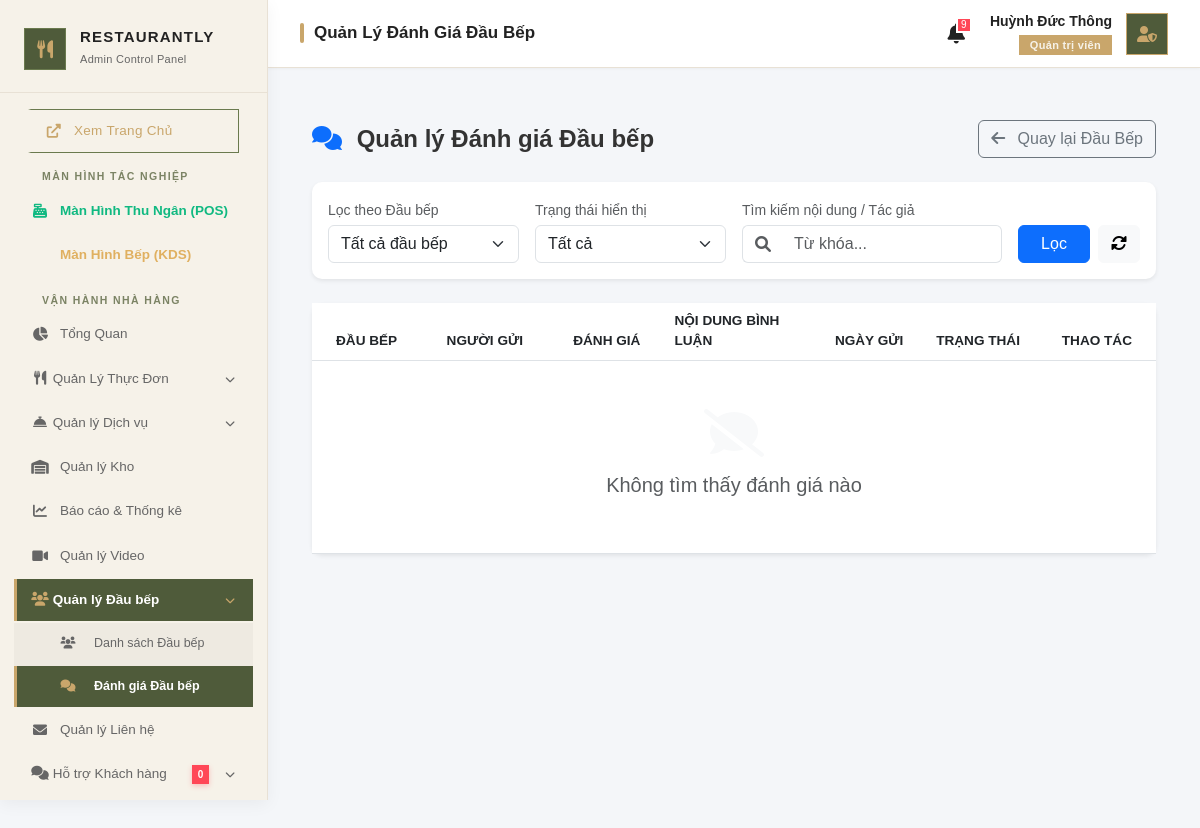
The page /admin/manage_chef_reviews.php (signed in) on the database as committed earlier.
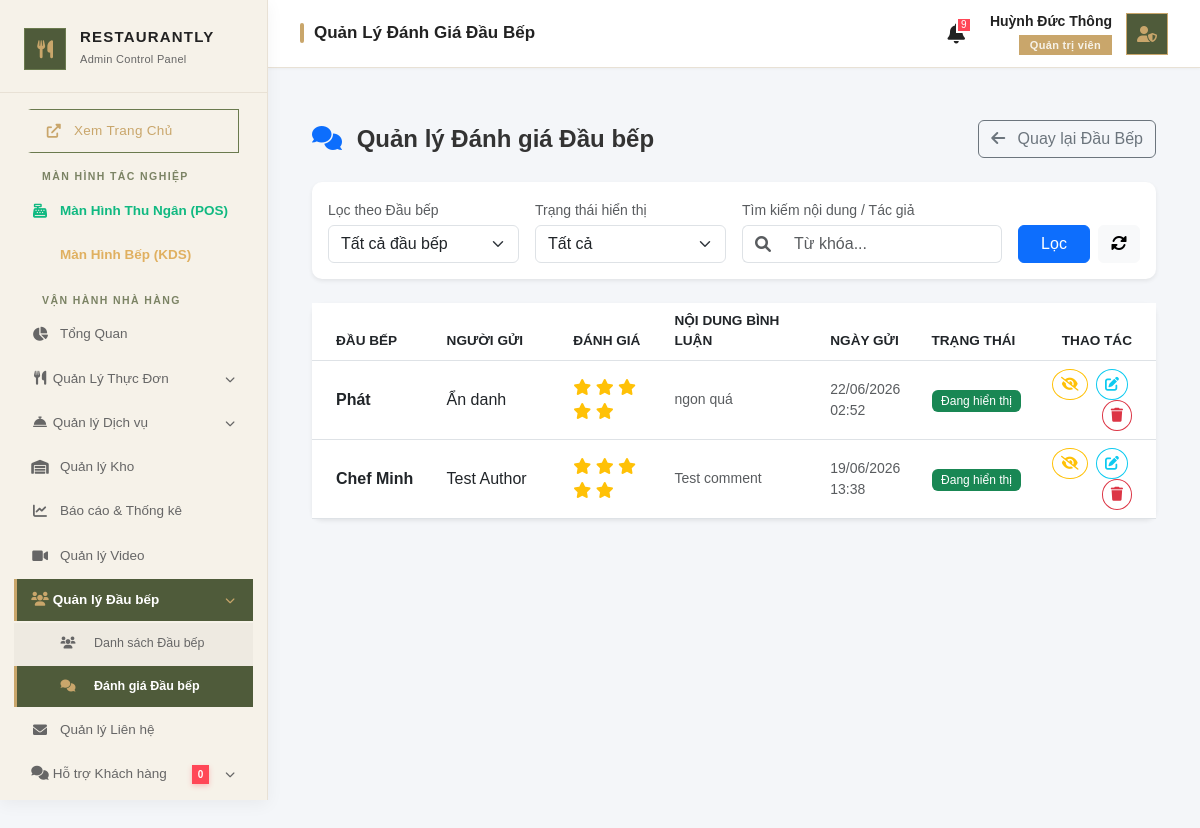
The same page on the database as committed later.
### tables this page shows
CREATE TABLE `chef_reviews` (
  `id` int(11) NOT NULL,
  `chef_id` int(11) NOT NULL,
  `user_id` int(11) DEFAULT NULL,
  `author_name` varchar(100) DEFAULT 'Khách ẩn danh',
  `rating` int(11) NOT NULL CHECK (`rating` >= 1 and `rating` <= 5),
  `comment` text NOT NULL,
  `created_at` timestamp NOT NULL DEFAULT current_timestamp(),
  `status` enum('pending','approved','rejected') DEFAULT 'approved'
);

CREATE TABLE `chefs` (
  `id` int(11) NOT NULL,
  `name` varchar(100) DEFAULT NULL,
  `position` varchar(100) DEFAULT NULL,
  `image` varchar(255) DEFAULT NULL,
  `experience` int(11) DEFAULT 0,
  `specialty` varchar(255) DEFAULT NULL,
  `description` text DEFAULT NULL,
  `quote` varchar(255) DEFAULT NULL,
  `facebook` varchar(255) DEFAULT NULL,
  `instagram` varchar(255) DEFAULT NULL,
  `email` varchar(255) DEFAULT NULL,
  `is_active` tinyint(1) DEFAULT 1,
  `is_featured` tinyint(1) DEFAULT 0,
  `sort_order` int(11) DEFAULT 0,
  `awards` text DEFAULT NULL,
  `signature_dishes` varchar(255) DEFAULT NULL
);

### admin/manage_chef_reviews.php (the view, shortened to what the changed rows need)
<?php
include '../public/admin_layout_header.php';
$db = (new Database())->getConnection();
$page = isset($_GET['page']) ? max(1, (int)$_GET['page']) : 1;
$limit = 15;
$offset = ($page - 1) * $limit;
$where = ["1=1"];
$params = [];
$where_clause = implode(" AND ", $where);
$sql = "SELECT r.*, c.name as chef_name, c.image as chef_image
        FROM chef_reviews r
        LEFT JOIN chefs c ON r.chef_id = c.id
        WHERE $where_clause
        ORDER BY r.created_at DESC
        LIMIT $limit OFFSET $offset";
$stmt = $db->prepare($sql);
$stmt->execute($params);
$reviews = $stmt->fetchAll(PDO::FETCH_ASSOC);
?>
<div class="container-fluid py-4 min-vh-100">
    <div class="card card-custom p-0 shadow-sm border-0">
        <div class="table-responsive">
            <table class="table table-hover align-middle mb-0 text-dark">
                <thead class="bg-light text-muted" style="font-size: 0.85rem; text-transform: uppercase;">
                    <tr>
                        <th class="ps-4" style="width: 15%;">Đầu bếp</th>
                        <th style="width: 15%;">Người gửi</th>
                        <th style="width: 12%;">Đánh giá</th>
                        <th>Nội dung bình luận</th>
                        <th style="width: 12%;">Ngày gửi</th>
                        <th style="width: 12%;">Trạng thái</th>
                        <th class="text-end pe-4" style="width: 15%;">Thao tác</th>
                    </tr>
                </thead>
                <tbody>
                    <?php if (count($reviews) === 0): ?>
                        <tr>
                            <td colspan="7" class="text-center text-muted py-5">
                                <i class="fas fa-comment-slash fa-3x mb-3 text-light"></i>
                                <h5>Không tìm thấy đánh giá nào</h5>
                            </td>
                        </tr>
                    <?php endif; ?>
                    <?php foreach ($reviews as $rev): ?>
                        <tr>
                            <td class="ps-4">
                                <div class="fw-bold text-dark"><?= htmlspecialchars($rev['chef_name'] ?? 'Đã xóa') ?></div>
                            </td>
                            <td>
                                <div class="fw-medium text-dark"><?= htmlspecialchars($rev['author_name']) ?></div>
                            </td>
                            <td>
                                <div>
                                    <?php for ($i = 1; $i <= 5; $i++): ?>
                                        <i class="fas fa-star <?= $i <= $rev['rating'] ? 'star-yellow' : 'star-grey' ?>"></i>
                                    <?php endfor; ?>
                                </div>
                            </td>
                            <td>
                                <div class="text-wrap text-muted small" style="max-width: 400px; word-break: break-word;">
                                    <?= nl2br(htmlspecialchars($rev['comment'])) ?>
                                </div>
                            </td>
                            <td>
                                <div class="small text-muted"><?= date('d/m/Y H:i', strtotime($rev['created_at'])) ?></div>
                            </td>
                            <td>
                                <?php if ($rev['status'] === 'approved'): ?>
                                    <span class="badge bg-success badge-status">Đang hiển thị</span>
                                <?php else: ?>
                                    <span class="badge bg-secondary badge-status">Đã ẩn</span>
                                <?php endif; ?>
                            </td>
                            <td class="text-end pe-4">
                                <form method="POST" class="d-inline">
                                    <?php if ($rev['status'] === 'approved'): ?>
                                        <button type="submit" class="btn btn-sm btn-outline-warning rounded-circle me-1" title="Ẩn nhận xét">
                                            <i class="fas fa-eye-slash"></i>
                                        </button>
                                    <?php else: ?>
                                        <button type="submit" class="btn btn-sm btn-outline-success rounded-circle me-1" title="Hiển thị nhận xét">
                                            <i class="fas fa-eye"></i>
                                        </button>
                                    <?php endif; ?>
                                </form>
                                <button class="btn btn-sm btn-outline-info rounded-circle me-1" title="Chỉnh sửa"
                                    onclick='openEditModal(<?= htmlspecialchars(json_encode($rev, JSON_HEX_QUOT | JSON_HEX_TAG | JSON_HEX_AMP | JSON_HEX_APOS)) ?>)'>
                                    <i class="fas fa-edit"></i>
                                </button>
                                <form method="POST" class="d-inline" onsubmit="return confirm('Bạn có chắc chắn muốn xóa nhận xét này vĩnh viễn?');">
                                    <button type="submit" class="btn btn-sm btn-outline-danger rounded-circle" title="Xóa">
                                        <i class="fas fa-trash"></i>
                                    </button>
                                </form>
                            </td>
                        </tr>
                    <?php endforeach; ?>
                </tbody>
            </table>
        </div>
    </div>
</div>
</div>
</div>
</body>
</html>

Rows that differ between the two databases and show on the page:
added chef_reviews: chef.name "Phát", author_name "Ẩn danh", rating 5 (drawn), comment "ngon quá", created_at "22/06/2026 02:52", status "Đang hiển thị"
added chef_reviews: chef.name "Chef Minh", author_name "Test Author", rating 5 (drawn), comment "Test comment", created_at "19/06/2026 13:38", status "Đang hiển thị"
Other text that changed with them:
text no longer shown: "Không tìm thấy đánh giá nào"
